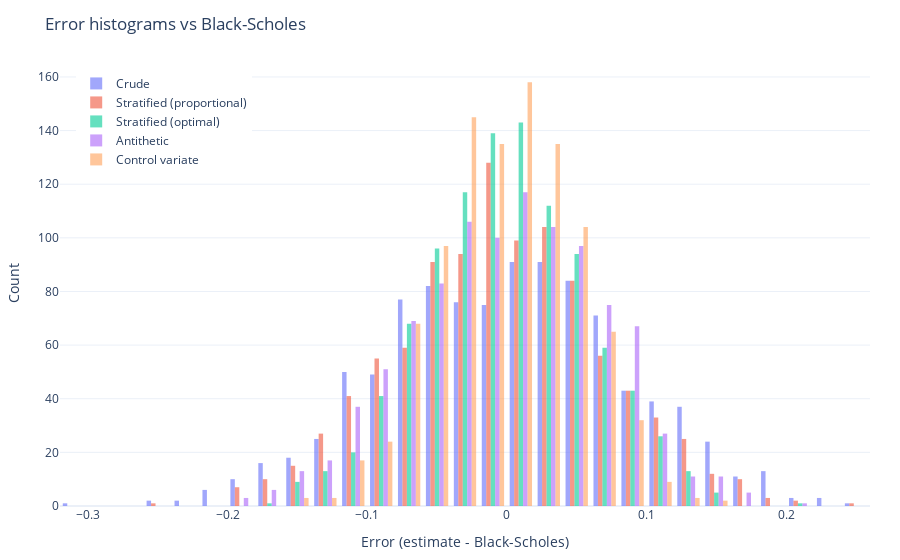

The code cell stored with this chart in its notebook:
### Markdown cell above
### 5.1.3. Wykresy

### Code cell
hist_path = PLOTS_DIR / "european_errors_hist.pkl"
box_path = PLOTS_DIR / "european_errors_box.pkl"

with hist_path.open("rb") as f:
    hist_fig = pickle.load(f)
hist_fig

### Figure 1 — Plotly figure (JSON) as saved in the notebook; plotly's stock layout.template omitted (floating-point values rounded to 4 significant figures; data arrays with more than 128 entries replaced by an {"elided": "..."} marker saying what was removed)
{"data": [{"name": "Crude", "nbinsx": 40, "opacity": 0.6, "type": "histogram", "x": {"elided": "1000 float values"}}, {"name": "Stratified (proportional)", "nbinsx": 40, "opacity": 0.6, "type": "histogram", "x": {"elided": "1000 float values"}}, {"name": "Stratified (optimal)", "nbinsx": 40, "opacity": 0.6, "type": "histogram", "x": {"elided": "1000 float values"}}, {"name": "Antithetic", "nbinsx": 40, "opacity": 0.6, "type": "histogram", "x": {"elided": "1000 float values"}}, {"name": "Control variate", "nbinsx": 40, "opacity": 0.6, "type": "histogram", "x": {"elided": "1000 float values"}}], "layout": {"barmode": "group", "legend": {"x": 0.02, "xanchor": "left", "y": 0.98, "yanchor": "top"}, "margin": {"b": 50, "l": 60, "r": 30, "t": 60}, "title": {"text": "Error histograms vs Black-Scholes"}, "xaxis": {"title": {"text": "Error (estimate - Black-Scholes)"}}, "yaxis": {"title": {"text": "Count"}}}}
